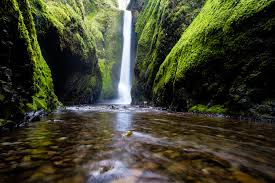
#> input picture ImageProcessing/Ch3-images/nature2.jpg, 275 x 183 px, found by its file name
$ python P-3-09-ColorGammaTransformation.py   (older library calls are emulated)
#> lines starting #> are read from the running program, lines starting #| are printed output that depends on the picture
import numpy as np
import cv2 as cv
filepath="../Ch3-images/nature2.jpg"
img=cv.imread(filepath)
#> img is the input picture: shape (183, 275, 3); mean B, G, R 45.1, 65.4, 63.9
img2=img.copy().astype(np.float)
img2=img2/np.max(img2) # intensity normalization
img2=np.power(img2+1,2)
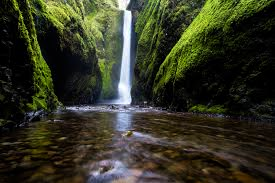
#> img2: shape (183, 275, 3) float64; mean B, G, R 1.43, 1.63, 1.61; drawn with min black and max white
img2=255*(img2/np.max(img2))
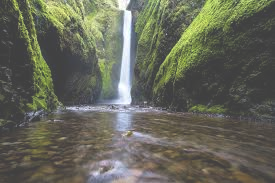
#> img2: shape (183, 275, 3) float64; mean B, G, R 91, 104.1, 102.7
img2=img2.astype(np.uint8)
imgs=np.hstack((img,img2))
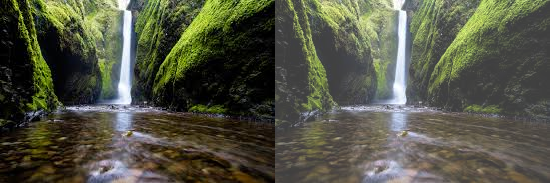
#> imgs: shape (183, 550, 3); mean B, G, R 67.8, 84.5, 83.1
cv.imshow("A)Image B)Image Gamma Transform",imgs)
cv.waitKey(0)

$ run again, with ImageProcessing/Ch3-images/apple.jpg copied over ImageProcessing/Ch3-images/nature2.jpg
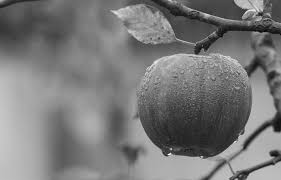
#> input picture ImageProcessing/Ch3-images/apple.jpg, 281 x 180 px, found by its file name
#> img is the input picture: shape (180, 281, 3); min 0, max 255, mean 121.3
#> `img2=255*(img2/np.max(img2))`:
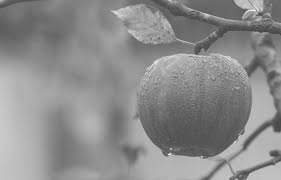
#> img2: shape (180, 281, 3) float64; min 63.75, max 255, mean 140.5
#> `imgs=np.hstack((img,img2))`:
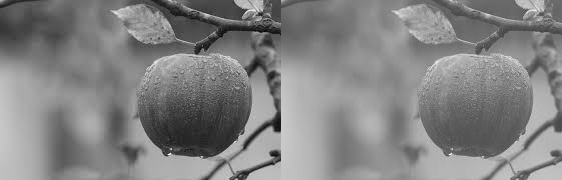
#> imgs: shape (180, 562, 3); min 0, max 255, mean 130.7

$ run again, with ImageProcessing/Ch3-images/apples.jpg copied over ImageProcessing/Ch3-images/nature2.jpg
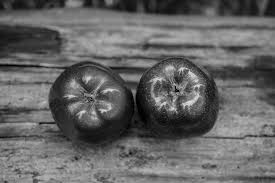
#> input picture ImageProcessing/Ch3-images/apples.jpg, 275 x 183 px, found by its file name
#> img is the input picture: shape (183, 275, 3); min 0, max 226, mean 100.8
#> `img2=255*(img2/np.max(img2))`:
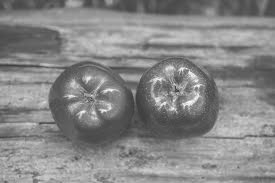
#> img2: shape (183, 275, 3) float64; min 63.75, max 255, mean 135.5
#> `imgs=np.hstack((img,img2))`:
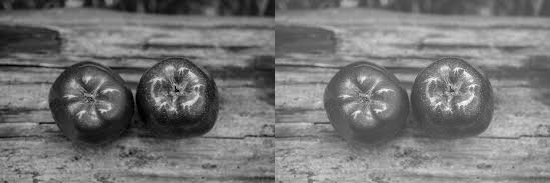
#> imgs: shape (183, 550, 3); min 0, max 255, mean 117.9
